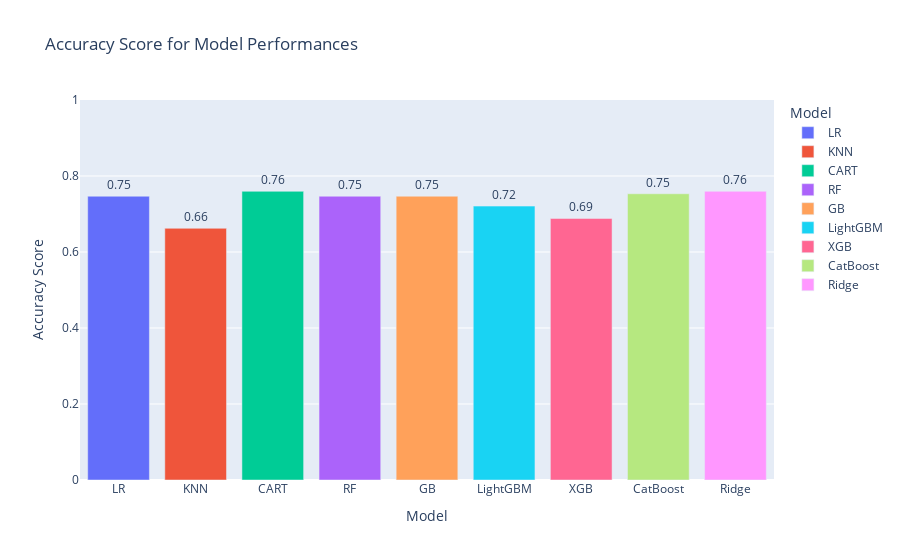

The notebook cell saved with this chart:
### Code cell
models = [LogisticRegression(),
          KNeighborsClassifier(),
          DecisionTreeClassifier(),
          RandomForestClassifier(),
          GradientBoostingClassifier(),
          LGBMClassifier(),
          XGBClassifier(),
          CatBoostClassifier(verbose=False),
          RidgeClassifier()]



modelNames = ["LR", "KNN", "CART", "RF", "GB", "LightGBM", "XGB", "CatBoost", "Ridge"]
scores = []

for model in models:
    model.fit(X_train, y_train)
    yhat = model.predict(X_test)
    skor = accuracy_score(y_test, yhat)
    scores.append(skor)

data = {'Model': modelNames, 'F1 Score': scores}
df = pd.DataFrame(data)

fig = px.bar(df, x='Model', y='F1 Score', text='F1 Score', labels={'F1 Score': 'F1 Score'},
             title='Accuracy Score for Model Performances', color='Model')

fig.update_traces(texttemplate='%{text:.2f}', textposition='outside')

fig.update_layout(xaxis_title='Model', yaxis_title='Accuracy Score', yaxis_range=[0, 1])

fig.show()

### Figure 1 — Plotly figure (JSON) as saved in the notebook; plotly's stock layout.template omitted (floating-point values rounded to 4 significant figures)
{"data": [{"alignmentgroup": "True", "hovertemplate": "Model=%{x}<br>F1 Score=%{text}<extra></extra>", "legendgroup": "LR", "marker": {"color": "#636efa", "pattern": {"shape": ""}}, "name": "LR", "offsetgroup": "LR", "orientation": "v", "showlegend": true, "text": [0.7468], "textposition": "outside", "texttemplate": "%{text:.2f}", "type": "bar", "x": ["LR"], "xaxis": "x", "y": [0.7468], "yaxis": "y"}, {"alignmentgroup": "True", "hovertemplate": "Model=%{x}<br>F1 Score=%{text}<extra></extra>", "legendgroup": "KNN", "marker": {"color": "#EF553B", "pattern": {"shape": ""}}, "name": "KNN", "offsetgroup": "KNN", "orientation": "v", "showlegend": true, "text": [0.6623], "textposition": "outside", "texttemplate": "%{text:.2f}", "type": "bar", "x": ["KNN"], "xaxis": "x", "y": [0.6623], "yaxis": "y"}, {"alignmentgroup": "True", "hovertemplate": "Model=%{x}<br>F1 Score=%{text}<extra></extra>", "legendgroup": "CART", "marker": {"color": "#00cc96", "pattern": {"shape": ""}}, "name": "CART", "offsetgroup": "CART", "orientation": "v", "showlegend": true, "text": [0.7597], "textposition": "outside", "texttemplate": "%{text:.2f}", "type": "bar", "x": ["CART"], "xaxis": "x", "y": [0.7597], "yaxis": "y"}, {"alignmentgroup": "True", "hovertemplate": "Model=%{x}<br>F1 Score=%{text}<extra></extra>", "legendgroup": "RF", "marker": {"color": "#ab63fa", "pattern": {"shape": ""}}, "name": "RF", "offsetgroup": "RF", "orientation": "v", "showlegend": true, "text": [0.7468], "textposition": "outside", "texttemplate": "%{text:.2f}", "type": "bar", "x": ["RF"], "xaxis": "x", "y": [0.7468], "yaxis": "y"}, {"alignmentgroup": "True", "hovertemplate": "Model=%{x}<br>F1 Score=%{text}<extra></extra>", "legendgroup": "GB", "marker": {"color": "#FFA15A", "pattern": {"shape": ""}}, "name": "GB", "offsetgroup": "GB", "orientation": "v", "showlegend": true, "text": [0.7468], "textposition": "outside", "texttemplate": "%{text:.2f}", "type": "bar", "x": ["GB"], "xaxis": "x", "y": [0.7468], "yaxis": "y"}, {"alignmentgroup": "True", "hovertemplate": "Model=%{x}<br>F1 Score=%{text}<extra></extra>", "legendgroup": "LightGBM", "marker": {"color": "#19d3f3", "pattern": {"shape": ""}}, "name": "LightGBM", "offsetgroup": "LightGBM", "orientation": "v", "showlegend": true, "text": [0.7208], "textposition": "outside", "texttemplate": "%{text:.2f}", "type": "bar", "x": ["LightGBM"], "xaxis": "x", "y": [0.7208], "yaxis": "y"}, {"alignmentgroup": "True", "hovertemplate": "Model=%{x}<br>F1 Score=%{text}<extra></extra>", "legendgroup": "XGB", "marker": {"color": "#FF6692", "pattern": {"shape": ""}}, "name": "XGB", "offsetgroup": "XGB", "orientation": "v", "showlegend": true, "text": [0.6883], "textposition": "outside", "texttemplate": "%{text:.2f}", "type": "bar", "x": ["XGB"], "xaxis": "x", "y": [0.6883], "yaxis": "y"}, {"alignmentgroup": "True", "hovertemplate": "Model=%{x}<br>F1 Score=%{text}<extra></extra>", "legendgroup": "CatBoost", "marker": {"color": "#B6E880", "pattern": {"shape": ""}}, "name": "CatBoost", "offsetgroup": "CatBoost", "orientation": "v", "showlegend": true, "text": [0.7532], "textposition": "outside", "texttemplate": "%{text:.2f}", "type": "bar", "x": ["CatBoost"], "xaxis": "x", "y": [0.7532], "yaxis": "y"}, {"alignmentgroup": "True", "hovertemplate": "Model=%{x}<br>F1 Score=%{text}<extra></extra>", "legendgroup": "Ridge", "marker": {"color": "#FF97FF", "pattern": {"shape": ""}}, "name": "Ridge", "offsetgroup": "Ridge", "orientation": "v", "showlegend": true, "text": [0.7597], "textposition": "outside", "texttemplate": "%{text:.2f}", "type": "bar", "x": ["Ridge"], "xaxis": "x", "y": [0.7597], "yaxis": "y"}], "layout": {"barmode": "relative", "legend": {"title": {"text": "Model"}, "tracegroupgap": 0}, "title": {"text": "Accuracy Score for Model Performances"}, "xaxis": {"anchor": "y", "categoryarray": ["LR", "KNN", "CART", "RF", "GB", "LightGBM", "XGB", "CatBoost", "Ridge"], "categoryorder": "array", "domain": [0, 1], "title": {"text": "Model"}}, "yaxis": {"anchor": "x", "domain": [0, 1], "range": [0, 1], "title": {"text": "Accuracy Score"}}}}
